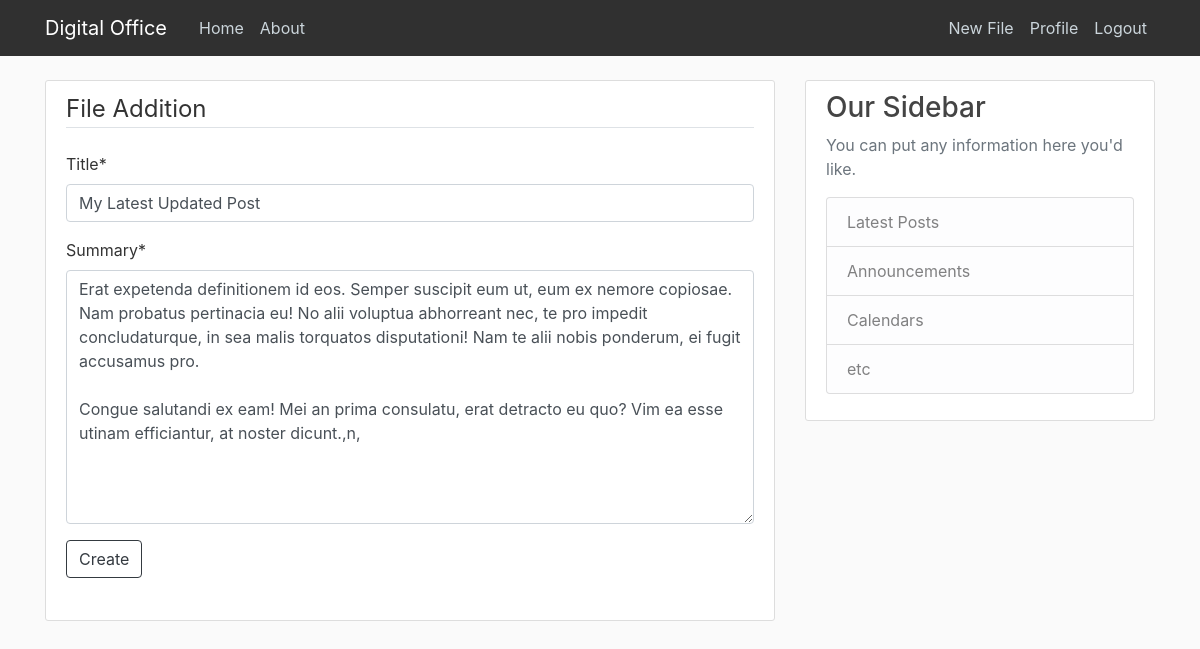
The page /blog/files/31/update/ (signed in) on the database its author committed.
### blog/models.py (models this page shows, shortened)
class Files(models.Model):
    title=models.CharField(max_length=100)
    summary=models.TextField()
    date_posted=models.DateTimeField(default=timezone.now)
    author=models.ForeignKey(User,on_delete=models.CASCADE)

### blog/views.py (the view, shortened to what this page needs)
# urls.py: path('files/<int:pk>/update/', FileUpdateView.as_view(), name='file-update'),
class FileUpdateView(LoginRequiredMixin, UserPassesTestMixin, UpdateView):
    model = Files
    fields = ['title', 'summary']
    def test_func(self):
        post = self.get_object()
        if self.request.user == post.author:
            return True
        return False

### blog/templates/blog/files_form.html (shortened to what this page needs)
{% extends "blog/base.html" %}
{% load crispy_forms_tags %}
{% block content %}
<div class="content-section">
    <form method="POST">
        <fieldset class="form-group">
            <legend class="border-bottom mb-4"> File Addition </legend>
            {{ form|crispy }}
            <div class="form-group">
                <button class="btn btn-outline-dark" type="submit">Create</button>
            </div>
    </form>
</div>
{% endblock %}

### blog/static/blog/main.css (style rules this page uses)
body { background: #fafafa; color: #333333; margin-top: 5rem; }
.content-section { background: #ffffff; padding: 10px 20px; border: 1px solid #dddddd; border-radius: 3px; margin-bottom: 20px; }

### rows shown on the page
Files: title "My Latest Updated Post", summary "Erat expetenda definitionem id eos. Semper suscipit eum ut, eum ex nemore copiosae. Nam probatus pertinacia eu! No alii voluptua abhorreant nec, te pro impedit concludaturque, in sea malis torquatos disputationi! Nam te alii nobis ponderum, ei fugit accusamus pro. Congue salutandi ex eam! Mei an prima consulatu, erat detracto eu quo? Vim ea esse utinam efficiantur, at noster dicunt.,n,"
